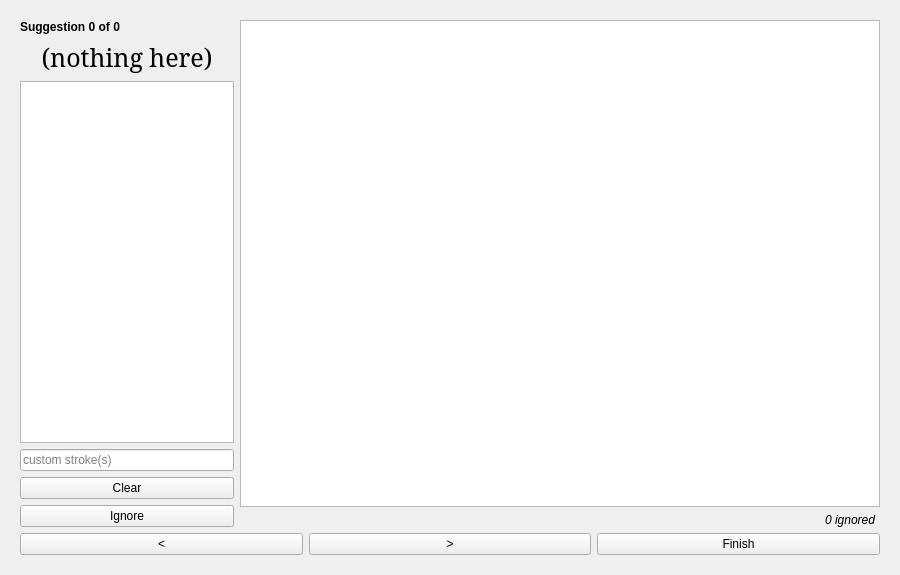
<?xml version="1.0" encoding="UTF-8"?>
<ui version="4.0">
 <class>CardBuilder</class>
 <widget class="QDialog" name="CardBuilder">
  <property name="geometry">
   <rect>
    <x>0</x>
    <y>0</y>
    <width>900</width>
    <height>575</height>
   </rect>
  </property>
  <property name="windowTitle">
   <string>Dialog</string>
  </property>
  <property name="windowIcon">
   <iconset resource="resources/resources.qrc">
    <normaloff>:/plover_cards/cards.svg</normaloff>:/plover_cards/cards.svg</iconset>
  </property>
  <layout class="QVBoxLayout" name="verticalLayout_2">
   <item>
    <widget class="QStackedWidget" name="pages">
     <property name="currentIndex">
      <number>1</number>
     </property>
     <widget class="QWidget" name="page_1">
      <layout class="QVBoxLayout" name="verticalLayout">
       <item>
        <layout class="QFormLayout" name="layout">
         <item row="0" column="0">
          <widget class="QLabel" name="label">
           <property name="text">
            <string>Anki Collection</string>
           </property>
          </widget>
         </item>
         <item row="0" column="1">
          <layout class="QHBoxLayout" name="horizontalLayout">
           <item>
            <widget class="QLineEdit" name="anki_path"/>
           </item>
           <item>
            <widget class="QPushButton" name="anki_browse">
             <property name="text">
              <string>Browse</string>
             </property>
            </widget>
           </item>
          </layout>
         </item>
         <item row="1" column="0">
          <widget class="QLabel" name="label_6">
           <property name="text">
            <string>Note Type</string>
           </property>
          </widget>
         </item>
         <item row="1" column="1">
          <layout class="QHBoxLayout" name="horizontalLayout_6">
           <item>
            <widget class="QComboBox" name="note_type"/>
           </item>
           <item>
            <spacer name="horizontalSpacer_2">
             <property name="orientation">
              <enum>Qt::Horizontal</enum>
             </property>
             <property name="sizeType">
              <enum>QSizePolicy::Fixed</enum>
             </property>
             <property name="sizeHint" stdset="0">
              <size>
               <width>80</width>
               <height>20</height>
              </size>
             </property>
            </spacer>
           </item>
          </layout>
         </item>
         <item row="2" column="0">
          <widget class="QLabel" name="label_4">
           <property name="text">
            <string>Ignore File</string>
           </property>
          </widget>
         </item>
         <item row="2" column="1">
          <layout class="QHBoxLayout" name="horizontalLayout_4">
           <item>
            <widget class="QLineEdit" name="ignore_path"/>
           </item>
           <item>
            <widget class="QPushButton" name="ignore_browse">
             <property name="text">
              <string>Browse</string>
             </property>
            </widget>
           </item>
          </layout>
         </item>
         <item row="3" column="0">
          <widget class="QLabel" name="label_5">
           <property name="text">
            <string>Output File</string>
           </property>
          </widget>
         </item>
         <item row="3" column="1">
          <layout class="QHBoxLayout" name="horizontalLayout_5">
           <item>
            <widget class="QLineEdit" name="output_path"/>
           </item>
           <item>
            <widget class="QPushButton" name="output_browse">
             <property name="text">
              <string>Browse</string>
             </property>
            </widget>
           </item>
          </layout>
         </item>
        </layout>
       </item>
       <item>
        <widget class="QCheckBox" name="clear_output">
         <property name="text">
          <string>Clear output file before starting</string>
         </property>
        </widget>
       </item>
       <item>
        <spacer name="verticalSpacer_2">
         <property name="orientation">
          <enum>Qt::Vertical</enum>
         </property>
         <property name="sizeHint" stdset="0">
          <size>
           <width>20</width>
           <height>40</height>
          </size>
         </property>
        </spacer>
       </item>
       <item>
        <widget class="QPushButton" name="start">
         <property name="text">
          <string>Start</string>
         </property>
        </widget>
       </item>
      </layout>
     </widget>
     <widget class="QWidget" name="page_2">
      <layout class="QGridLayout" name="gridLayout" columnstretch="1,3">
       <item row="1" column="0">
        <layout class="QVBoxLayout" name="verticalLayout_3">
         <item>
          <widget class="QLabel" name="progress">
           <property name="font">
            <font>
             <weight>75</weight>
             <bold>true</bold>
            </font>
           </property>
           <property name="text">
            <string>Suggestion 0 of 0</string>
           </property>
          </widget>
         </item>
         <item>
          <layout class="QVBoxLayout" name="verticalLayout_7">
           <item>
            <widget class="QLabel" name="translation">
             <property name="font">
              <font>
               <family>Noto Serif</family>
               <pointsize>19</pointsize>
              </font>
             </property>
             <property name="text">
              <string>(nothing here)</string>
             </property>
             <property name="alignment">
              <set>Qt::AlignCenter</set>
             </property>
             <property name="wordWrap">
              <bool>true</bool>
             </property>
            </widget>
           </item>
           <item>
            <widget class="QListView" name="suggestions">
             <property name="font">
              <font>
               <family>JetBrains Mono</family>
              </font>
             </property>
            </widget>
           </item>
           <item>
            <widget class="QLineEdit" name="custom_strokes">
             <property name="placeholderText">
              <string>custom stroke(s)</string>
             </property>
            </widget>
           </item>
           <item>
            <widget class="QPushButton" name="clear_card">
             <property name="text">
              <string>Clear</string>
             </property>
            </widget>
           </item>
           <item>
            <widget class="QPushButton" name="ignore_card">
             <property name="text">
              <string>Ignore</string>
             </property>
            </widget>
           </item>
          </layout>
         </item>
        </layout>
       </item>
       <item row="1" column="1">
        <layout class="QVBoxLayout" name="verticalLayout_4">
         <item>
          <widget class="QTableView" name="card_view">
           <property name="selectionMode">
            <enum>QAbstractItemView::SingleSelection</enum>
           </property>
           <property name="selectionBehavior">
            <enum>QAbstractItemView::SelectRows</enum>
           </property>
           <property name="sortingEnabled">
            <bool>true</bool>
           </property>
           <attribute name="horizontalHeaderStretchLastSection">
            <bool>true</bool>
           </attribute>
          </widget>
         </item>
         <item>
          <widget class="QLabel" name="num_ignored">
           <property name="font">
            <font>
             <italic>true</italic>
            </font>
           </property>
           <property name="text">
            <string>0 ignored</string>
           </property>
           <property name="alignment">
            <set>Qt::AlignRight|Qt::AlignTrailing|Qt::AlignVCenter</set>
           </property>
           <property name="indent">
            <number>5</number>
           </property>
          </widget>
         </item>
        </layout>
       </item>
       <item row="2" column="0" colspan="2">
        <layout class="QHBoxLayout" name="buttons">
         <item>
          <widget class="QPushButton" name="prev_card">
           <property name="text">
            <string>&lt;</string>
           </property>
          </widget>
         </item>
         <item>
          <widget class="QPushButton" name="next_card">
           <property name="text">
            <string>&gt;</string>
           </property>
          </widget>
         </item>
         <item>
          <widget class="QPushButton" name="finish">
           <property name="text">
            <string>Finish</string>
           </property>
          </widget>
         </item>
        </layout>
       </item>
      </layout>
     </widget>
    </widget>
   </item>
  </layout>
 </widget>
 <resources>
  <include location="resources/resources.qrc"/>
 </resources>
 <connections/>
</ui>
